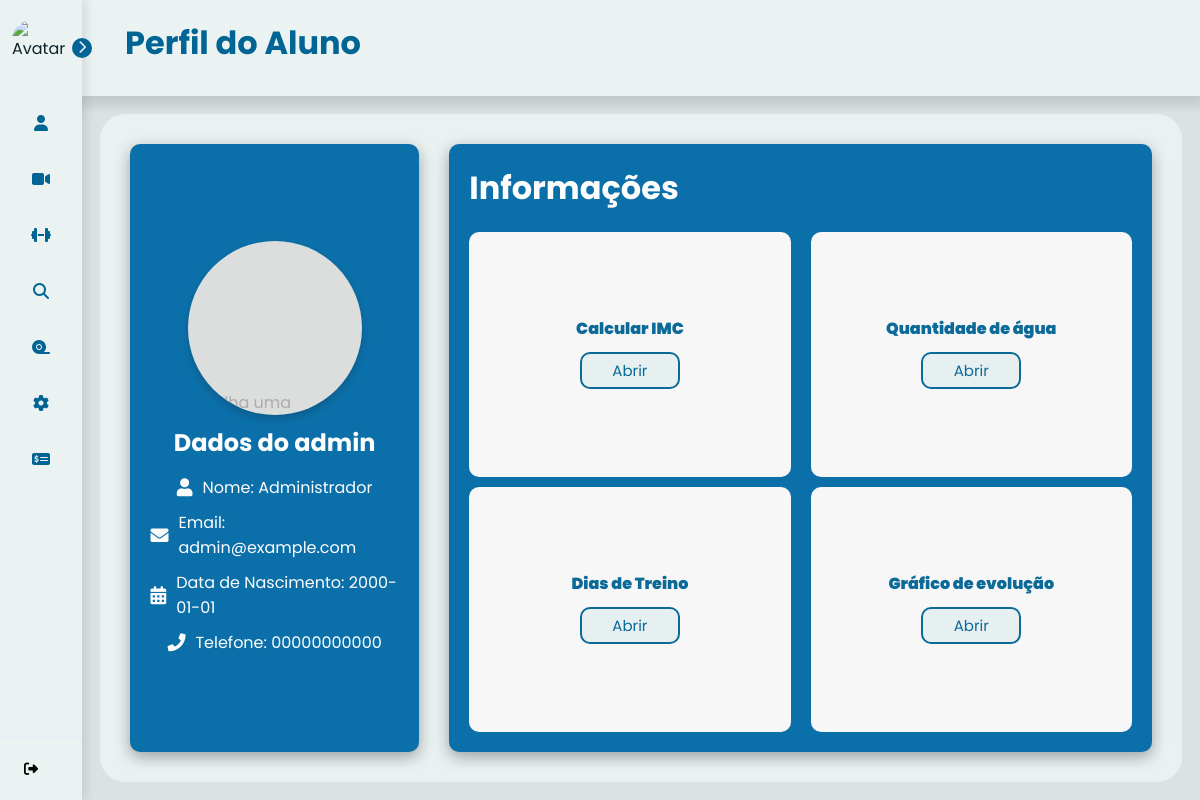
Screenshot of /profile (signed in) with the database file from the repository.
### tables this page shows
CREATE TABLE users (
    use_id INTEGER PRIMARY KEY AUTOINCREMENT,
    use_nome TEXT NOT NULL,
    use_senha TEXT NOT NULL,
    use_email TEXT NOT NULL,
    use_telefone TEXT NOT NULL,
    use_data_nascimento DATE NOT NULL,
    use_genero TEXT NOT NULL,
    use_tipo_usuario TEXT NOT NULL,
    use_dias_treino INT,
    use_horario_treino TIME,
    use_dias_trabalho INT ,
    use_horario_trabalho TIME,
    use_idade INT,
    use_peso FLOAT,
    use_altura FLOAT,
    use_foco_treino VARCHAR(90), /*foco do treino que o aluno quer desenvolver*/
    use_tipo_treino VARCHAR(90), /*tipo do treino que o personal gosta de ensinar*/
    use_contador INTEGER DEFAULT 0
);

### controllers/ProfileController.py (the view)
@profile_bp.route('/profile')
@login_required
def profile():
    user_id = current_user.get_id()
    user = User.get(user_id)
    total_treinos = Treino.contar_treinos(user_id)
    if user:
        user.total_treinos = total_treinos
        return render_template('profile.html', user_info=user)
    else:
        flash("Usuário não encontrado.")
        return redirect(url_for('index'))

### app.py (called while the page is built)
@login_manager.user_loader
def load_user(user_id):
    return User.get(user_id)

### models/Training.py (called while the page is built)
    @classmethod
    def contar_treinos(cls, user_id):
        conn = obter_conexao()
        count = conn.execute(
            'SELECT COUNT(*) FROM dias_treino WHERE user_id = ?',
            (user_id,)
        ).fetchone()[0]
        conn.close()
        return count

### models/User.py (called while the page is built)
    def get_id(self):
        return self.id

### models/__init__.py (called while the page is built)
def obter_conexao():
    conn = sqlite3.connect('database.db')
    conn.row_factory = sqlite3.Row
    return conn

### templates/profile.html (shortened to what this page needs)
{% extends "base.html" %}
{% block titlePage %} Perfil do Aluno {% endblock %}
{% block content %}
<div class="profile-page">
    <div class="profile-container1">
        <label class="picture" for="picture__input" tabIndex="0">
            <span class="picture__image">Escolha uma imagem</span>
        </label>
        <h2>Dados do {{ user_info.tipo_usuario}}</h2>
        <div class="profile-info1">
            <div class="info-item">
                <i class="fas fa-user"></i>
                <p>Nome: {{ user_info.nome }}</p>
            </div>
            <div class="info-item">
                <i class="fas fa-envelope"></i>
                <p>Email: {{ user_info.email }}</p>
            </div>
            <div class="info-item">
                <i class="fas fa-calendar-alt"></i>
                <p>Data de Nascimento: {{ user_info.data_nascimento }} </p>
            </div>
            <div class="info-item">
                <i class="fas fa-phone"></i>
                <p>Telefone: {{ user_info.telefone }}</p>
            </div>
        </div>
    </div>
    <div class="profile-container2">
        <h1>Informações</h1>
        <div class="profile-info2">
            <div class="info2-items">
                <div class="info2-item-text fas " style="color:#006494;">
                    <p>Calcular IMC</p>
                </div>
                <div class="info2-buttons" onclick="openModal('modal1')">Abrir</div>
            </div>
            <div class="info2-items">
                <div class="info2-item-text fas " style="color:#006494;">
                    <p>Quantidade de água</p>
                </div>
                <div class="info2-buttons" onclick="openModal('modal')">Abrir</div>
            </div>
            <div class="info2-items">
                <div class="info2-item-text fas " style="color:#006494;">
                    <p> Dias de Treino </p>
                </div>
                <div class="info2-buttons" onclick="openModal('modal3')">Abrir</div>
            </div>
            <div class="info2-items">
                <div class="info2-item-text fas " style="color:#006494;">
                    <p> Gráfico de evolução</p>
                </div>
                <div class="info2-buttons" onclick="openModal('modal4')">Abrir</div>
            </div>
        </div>
    </div>
</div>
{% endblock %}

### templates/profile.html (style rules this page uses)
:root { --techfit-100: #ffff; --techfit-200: #006aa7; --techfit-300: #247ba0; --techfit-400: #006494; --techfit-500: #e8f1f2; }
* { font-family: "Didact Gothic", sans-serif; margin: 0; padding: 0; box-sizing: border-box; }
body { background-color: var(--techfit-400); color: white; }
.profile-page { display: flex; width: 100%; height: 100%; }
h1 { text-align: left; color: #ffff; margin-bottom: 10px; }
.profile-container1 { display: flex; flex-direction: column; background-color: #006aa7; color:#ffff; padding: 2%; align-items: center; justify-content: center; margin: 0 auto; width: 40%; margin-right: 30px; padding: 2%; border-radius: 10px; box-shadow: 0 5px 15px rgba(0, 0, 0, 0.35); gap: 10px; }
.profile-container1 h2 { text-align: center; margin-bottom: 5px; color:#ffff; }
.profile-info1 .info-item p { color: #ffff; }
.picture { width: 70%; height: 0; padding-top: 70%; background: #ddd; display: flex; align-items: center; justify-content: center; color: #aaa; cursor: pointer; transition: color 300ms ease-in-out, background 300ms ease-in-out; outline: none; overflow: hidden; border-radius: 50%; position: relative; box-shadow: 0 4px 8px rgba(0, 0, 0, 0.2); }
.profile-info1 { display: flex; flex-direction: column; align-items: center; justify-content: center; gap: 10px; width: 100%; }
.profile-info1 .info-item { display: flex; align-items: center; gap: 10px; font-size: 16px; color: var(--techfit-200); }
.profile-info1 .info-item p { word-wrap: break-word; word-break: break-word; overflow-wrap: break-word; }
.profile-info1 .info-item i { color: #ffff; font-size: 18px; }
.profile-container2 h1 { color:#ffff; }
.profile-container2 { display: flex; flex-direction: column; background-color: #006aa7; color:#ffff; width: 100%; max-width: 100%; box-shadow: 0 5px 15px rgba(0, 0, 0, 0.35); border-radius: 10px; padding: 20px; gap: 10px; box-sizing: border-box; overflow: hidden; }
.profile-info2 { height: 90%; display: flex; flex-wrap: wrap; justify-content: space-between; gap: 10px; }
.info2-items { display: flex; flex-direction: column; align-items: center; justify-content: center; text-align: center; width: 100%; min-height: 120px; background-color: #F9F9F9; padding: 10px; border-radius: 10px; box-sizing: border-box; gap: 5px; flex: 1 1 calc(50% - 10px); min-width: 150px; max-width: calc(50% - 10px); position: relative; }
.info2-buttons { margin-top: 10px; border: 2px solid; border-radius: 10px; box-sizing: border-box; cursor: pointer; padding: 5px; width: 100px; text-align: center; font-size: 15px; background-color: var(--techfit-500); color: var(--techfit-400); }

### templates/base.html (style rules this page uses)
* { margin: 0; padding: 0; box-sizing: border-box; font-family: 'Poppins', sans-serif; }
body { display: flex; min-height: 100vh; background-color: #dbe2e2; padding-left: 82px; color: #0d2329; }

### rows the page displays
users: tipo_usuario "admin", nome "Administrador", email "admin@example.com", data_nascimento "2000-01-01", telefone "00000000000"
